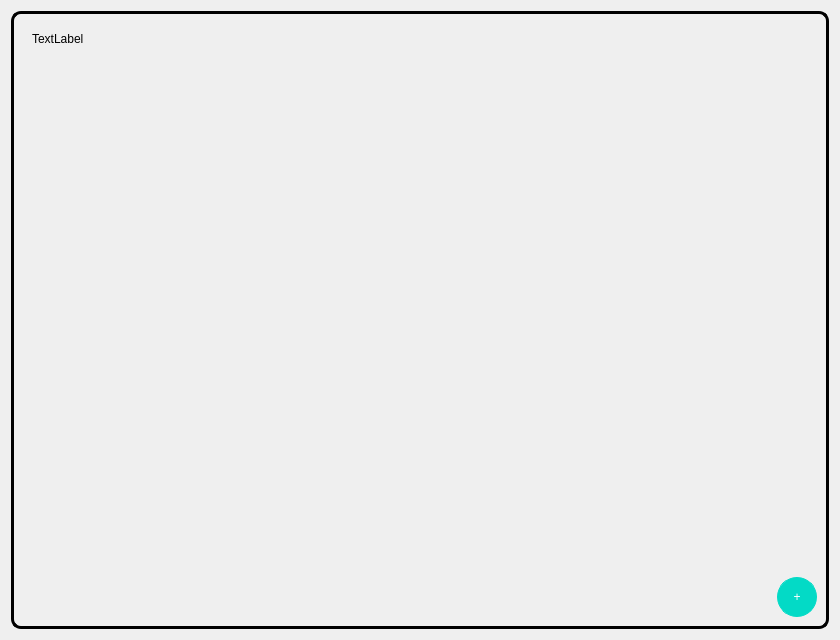
<?xml version="1.0" encoding="UTF-8"?>
<ui version="4.0">
 <class>Form</class>
 <widget class="QWidget" name="Form">
  <property name="geometry">
   <rect>
    <x>0</x>
    <y>0</y>
    <width>840</width>
    <height>640</height>
   </rect>
  </property>
  <property name="windowTitle">
   <string>Form</string>
  </property>
  <property name="styleSheet">
   <string notr="true"/>
  </property>
  <layout class="QVBoxLayout" name="verticalLayout">
   <item>
    <widget class="QFrame" name="frame">
     <property name="styleSheet">
      <string notr="true">* {
border: 3px solid #000000;
border-radius: 10px;
padding:px;
font: 63 12pt &quot;JetBrains Mono NL SemiBold&quot;;
}

QPushButton {
	font: 63 20pt &quot;JetBrains Mono NL SemiBold&quot;;
background-color: #03DAC6;
border: 1px solid #03DAC6;
border-radius: 20px;
color: #FFFFFF;
}
QPushButton:hover {
    border-radius:20px;
	
	background-color: rgb(28, 77, 255);
    color: white;
}

QPushButton:disabled {
    background-color: gray;
    color: white;
}

QPushButton:pressed {
    
	background-color: rgb(85, 0, 255);
    color: white;
}</string>
     </property>
     <property name="frameShape">
      <enum>QFrame::StyledPanel</enum>
     </property>
     <property name="frameShadow">
      <enum>QFrame::Raised</enum>
     </property>
     <layout class="QVBoxLayout" name="verticalLayout_2">
      <item>
       <widget class="QFrame" name="frame_2">
        <property name="sizePolicy">
         <sizepolicy hsizetype="Preferred" vsizetype="Expanding">
          <horstretch>0</horstretch>
          <verstretch>0</verstretch>
         </sizepolicy>
        </property>
        <property name="styleSheet">
         <string notr="true">border : nonel;</string>
        </property>
        <property name="frameShape">
         <enum>QFrame::StyledPanel</enum>
        </property>
        <property name="frameShadow">
         <enum>QFrame::Raised</enum>
        </property>
        <layout class="QVBoxLayout" name="verticalLayout_5">
         <item>
          <layout class="QHBoxLayout" name="horizontalLayout">
           <item>
            <widget class="QLabel" name="title_label">
             <property name="sizePolicy">
              <sizepolicy hsizetype="Preferred" vsizetype="Fixed">
               <horstretch>0</horstretch>
               <verstretch>0</verstretch>
              </sizepolicy>
             </property>
             <property name="text">
              <string>TextLabel</string>
             </property>
            </widget>
           </item>
          </layout>
         </item>
         <item>
          <widget class="QFrame" name="items_frame">
           <property name="sizePolicy">
            <sizepolicy hsizetype="Preferred" vsizetype="Expanding">
             <horstretch>0</horstretch>
             <verstretch>0</verstretch>
            </sizepolicy>
           </property>
           <property name="frameShape">
            <enum>QFrame::StyledPanel</enum>
           </property>
           <property name="frameShadow">
            <enum>QFrame::Raised</enum>
           </property>
           <layout class="QVBoxLayout" name="verticalLayout_7">
            <item>
             <layout class="QVBoxLayout" name="box_vlayout"/>
            </item>
           </layout>
          </widget>
         </item>
        </layout>
       </widget>
      </item>
      <item>
       <layout class="QVBoxLayout" name="verticalLayout_6">
        <item>
         <layout class="QHBoxLayout" name="horizontalLayout_2">
          <item>
           <spacer name="horizontalSpacer_2">
            <property name="orientation">
             <enum>Qt::Horizontal</enum>
            </property>
            <property name="sizeHint" stdset="0">
             <size>
              <width>40</width>
              <height>20</height>
             </size>
            </property>
           </spacer>
          </item>
          <item>
           <widget class="QPushButton" name="pushButton_8">
            <property name="minimumSize">
             <size>
              <width>40</width>
              <height>40</height>
             </size>
            </property>
            <property name="maximumSize">
             <size>
              <width>40</width>
              <height>40</height>
             </size>
            </property>
            <property name="styleSheet">
             <string notr="true">QPushButton {
	font: 63 20pt &quot;JetBrains Mono NL SemiBold&quot;;
background-color: #03DAC6;
border: 1px solid #03DAC6;
border-radius: 20px;
color: #FFFFFF;
}
QPushButton:hover {
    border-radius:20px;
	
	background-color: rgb(28, 77, 255);
    color: white;
}

QPushButton:disabled {
    background-color: gray;
    color: white;
}

QPushButton:pressed {
    
	background-color: rgb(85, 0, 255);
    color: white;
}</string>
            </property>
            <property name="text">
             <string>+</string>
            </property>
           </widget>
          </item>
         </layout>
        </item>
       </layout>
      </item>
     </layout>
    </widget>
   </item>
  </layout>
 </widget>
 <resources/>
 <connections/>
</ui>
